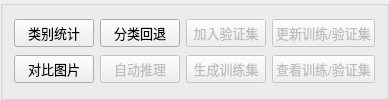
       <widget class="QGroupBox" name="groupBox_7">
        <property name="title">
         <string/>
        </property>
        <layout class="QGridLayout" name="gridLayout_4">
         <item row="2" column="3">
          <widget class="QPushButton" name="pushButton_g_train">
           <property name="enabled">
            <bool>false</bool>
           </property>
           <property name="font">
            <font>
             <pointsize>10</pointsize>
            </font>
           </property>
           <property name="text">
            <string>生成训练集</string>
           </property>
          </widget>
         </item>
         <item row="0" column="3">
          <widget class="QPushButton" name="pushButton_g_val">
           <property name="enabled">
            <bool>false</bool>
           </property>
           <property name="font">
            <font>
             <pointsize>10</pointsize>
            </font>
           </property>
           <property name="text">
            <string>加入验证集</string>
           </property>
          </widget>
         </item>
         <item row="0" column="1" alignment="Qt::AlignHCenter">
          <widget class="QPushButton" name="pushButton_10">
           <property name="font">
            <font>
             <pointsize>10</pointsize>
            </font>
           </property>
           <property name="text">
            <string>类别统计</string>
           </property>
          </widget>
         </item>
         <item row="0" column="4">
          <widget class="QPushButton" name="pushButton_update_tv">
           <property name="enabled">
            <bool>false</bool>
           </property>
           <property name="font">
            <font>
             <pointsize>10</pointsize>
            </font>
           </property>
           <property name="text">
            <string>更新训练/验证集</string>
           </property>
          </widget>
         </item>
         <item row="0" column="2" alignment="Qt::AlignHCenter">
          <widget class="QPushButton" name="pushButton_101">
           <property name="sizePolicy">
            <sizepolicy hsizetype="Fixed" vsizetype="Fixed">
             <horstretch>0</horstretch>
             <verstretch>0</verstretch>
            </sizepolicy>
           </property>
           <property name="minimumSize">
            <size>
             <width>0</width>
             <height>0</height>
            </size>
           </property>
           <property name="font">
            <font>
             <pointsize>10</pointsize>
            </font>
           </property>
           <property name="toolTip">
            <string>仅能撤销分类操作</string>
           </property>
           <property name="text">
            <string>分类回退</string>
           </property>
          </widget>
         </item>
         <item row="2" column="4">
          <widget class="QPushButton" name="pushButton_show_tv">
           <property name="enabled">
            <bool>false</bool>
           </property>
           <property name="font">
            <font>
             <pointsize>10</pointsize>
            </font>
           </property>
           <property name="text">
            <string>查看训练/验证集</string>
           </property>
          </widget>
         </item>
         <item row="2" column="2">
          <widget class="QPushButton" name="pushButton_auto_infer">
           <property name="enabled">
            <bool>false</bool>
           </property>
           <property name="font">
            <font>
             <pointsize>10</pointsize>
            </font>
           </property>
           <property name="text">
            <string>自动推理</string>
           </property>
          </widget>
         </item>
         <item row="2" column="1">
          <widget class="QPushButton" name="pushButton_100">
           <property name="sizePolicy">
            <sizepolicy hsizetype="Fixed" vsizetype="Fixed">
             <horstretch>0</horstretch>
             <verstretch>0</verstretch>
            </sizepolicy>
           </property>
           <property name="font">
            <font>
             <pointsize>10</pointsize>
            </font>
           </property>
           <property name="text">
            <string>对比图片</string>
           </property>
          </widget>
         </item>
        </layout>
       </widget>
